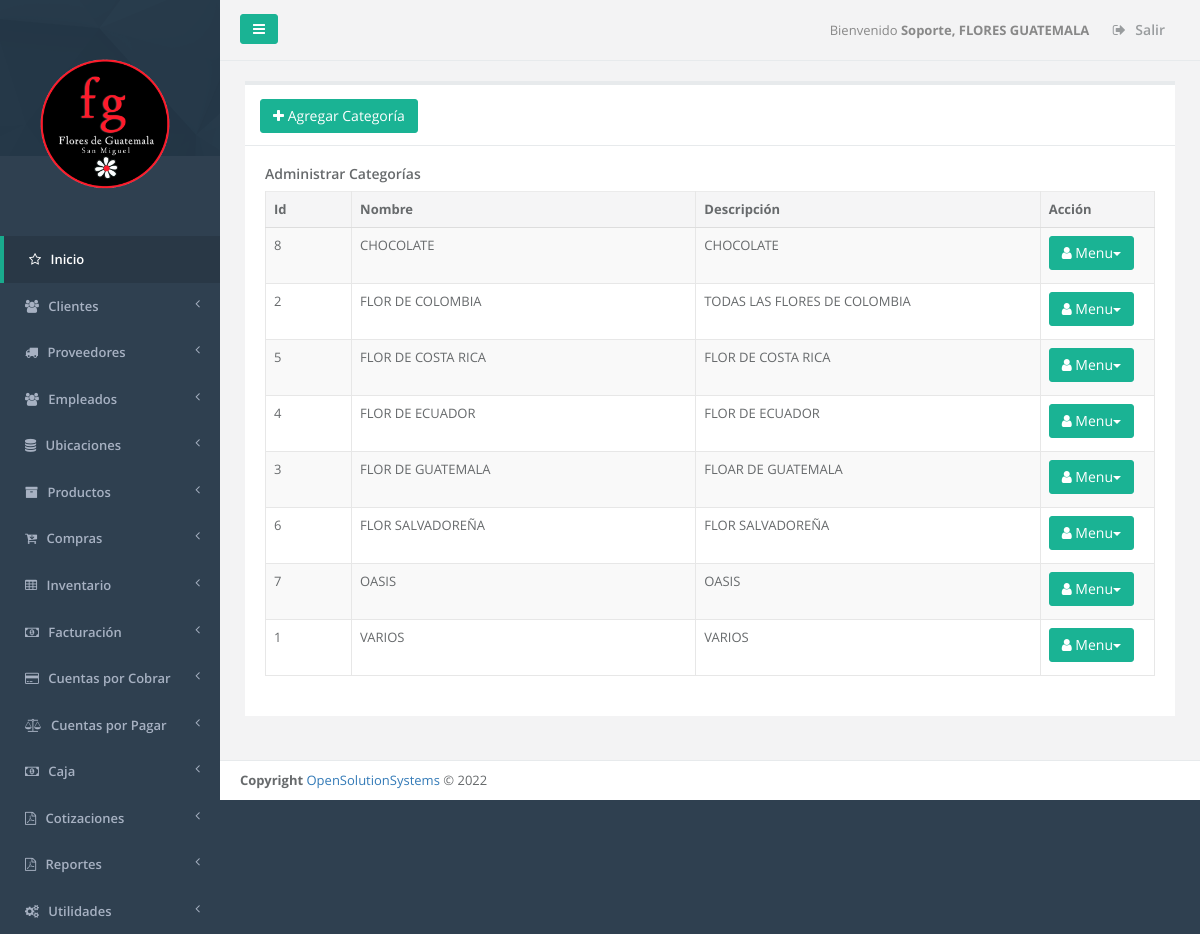
The app's page /admin_categoria.php (signed in), older data.
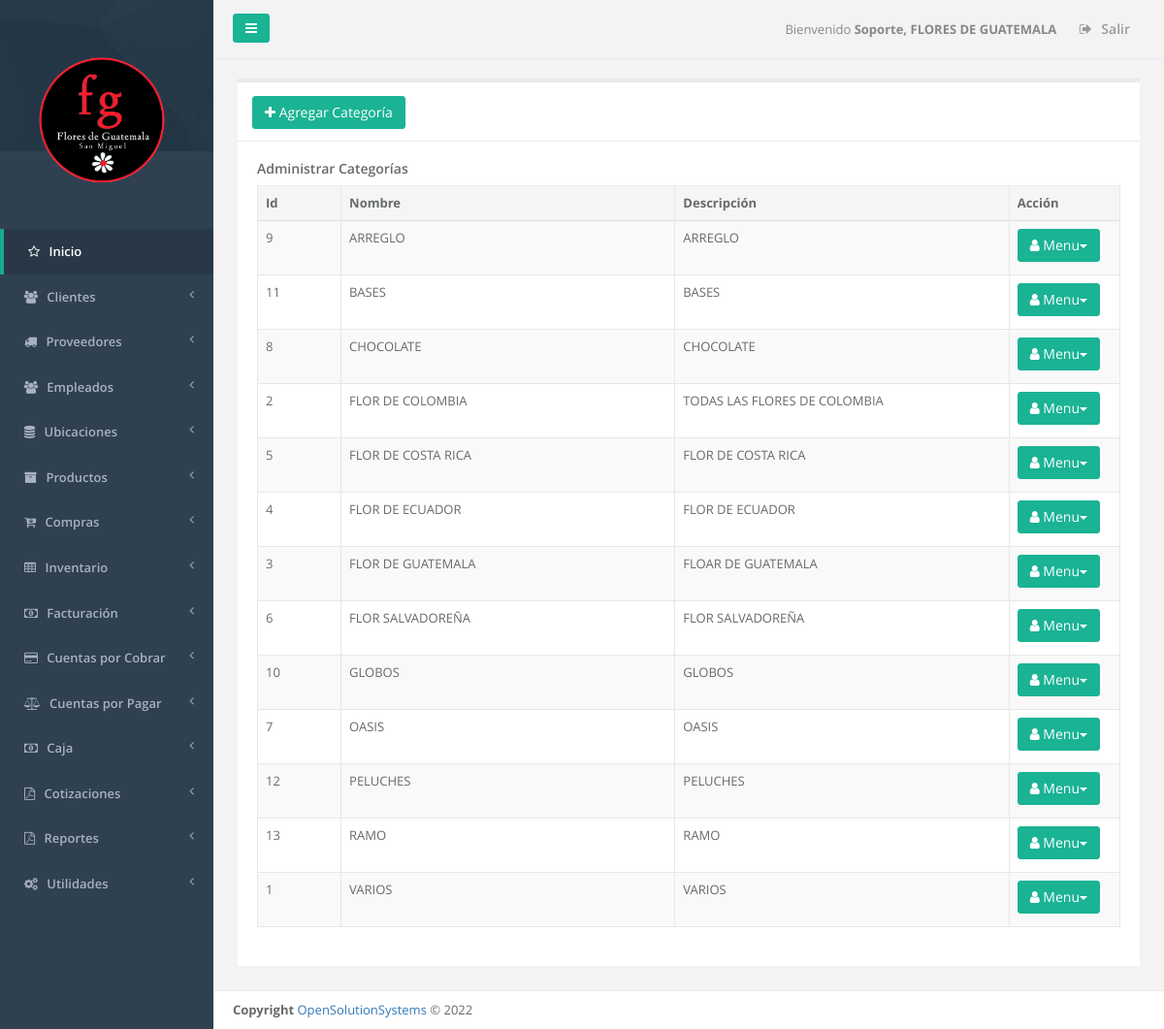
The same page, newer data.
### tables this page shows
CREATE TABLE `sucursal` (
  `id_server` int(11) NOT NULL,
  `unique_id` text NOT NULL,
  `id_sucursal` int(11) NOT NULL,
  `descripcion` text NOT NULL,
  `direccion` varchar(255) NOT NULL,
  `telefono1` varchar(20) NOT NULL,
  `telefono2` varchar(20) NOT NULL,
  `casa_matriz` tinyint(1) NOT NULL,
  `iva` float NOT NULL,
  `monto_retencion1` float NOT NULL,
  `monto_retencion10` float NOT NULL,
  `monto_percepcion` float NOT NULL,
  `n_sucursal` int(11) NOT NULL,
  `vigencia_factura` int(11) NOT NULL,
  `vigencia_pedido` int(11) NOT NULL,
  `giro` varchar(100) NOT NULL,
  `nrc` varchar(100) NOT NULL,
  `nit` varchar(100) NOT NULL,
  `razon_social` varchar(150) NOT NULL,
  `logo` varchar(150) NOT NULL,
  `serie_cof` varchar(100) NOT NULL,
  `desde_cof` int(11) NOT NULL,
  `hasta_cof` int(11) NOT NULL,
  `serie_ccf` varchar(100) NOT NULL,
  `desde_ccf` int(11) NOT NULL,
  `hasta_ccf` int(11) NOT NULL,
  `ultima_act` date NOT NULL
);

CREATE TABLE `menu` (
  `id_server` int(11) NOT NULL,
  `unique_id` text NOT NULL,
  `id_menu` int(11) NOT NULL,
  `nombre` varchar(250) DEFAULT NULL,
  `prioridad` int(11) DEFAULT NULL,
  `icono` varchar(250) NOT NULL,
  `visible` tinyint(1) NOT NULL
);

CREATE TABLE `categoria` (
  `id_server` int(11) NOT NULL,
  `unique_id` text NOT NULL,
  `id_categoria` int(11) NOT NULL,
  `nombre_cat` varchar(30) NOT NULL,
  `descripcion` varchar(150) NOT NULL,
  `id_sucursal` int(11) NOT NULL
);

### _conexion.php (called while the page is built, shortened)
<?php
$username = "root";
$password = "admin$";
$hostname = "localhost";
$dbname = "flores_guatemala";
$conexion = mysqli_connect("$hostname","$username","$password","$dbname");
function _query($sql_string){
  global $conexion;
  mysqli_set_charset($conexion,"utf8");
  $query=mysqli_query($conexion,$sql_string);
  return $query;
}
function _fetch_array($sql_string){
  $fetched = mysqli_fetch_array($sql_string,MYSQLI_ASSOC);
  return $fetched;
}
function _num_rows($sql_string){
  $rows = mysqli_num_rows($sql_string);
  return $rows;
}
function get_name_script($url){
  if ( strpos($url, '/') !== FALSE ){
    $nombre_archivo_tmp = explode('/', $url);
  }
  $nombre_archivo= array_pop($nombre_archivo_tmp );
  return  $nombre_archivo;
}
function permission_usr($id_user,$filename){
  $sql1="SELECT menu.id_menu, menu.nombre as nombremenu, menu.prioridad,
  modulo.id_modulo,  modulo.nombre as nombremodulo, modulo.descripcion, modulo.filename,
  usuario_modulo.id_usuario,usuario.admin as admin
  FROM menu, modulo, usuario_modulo, usuario
  WHERE usuario.id_usuario='$id_user'
  AND menu.id_menu=modulo.id_menu
  AND usuario.id_usuario=usuario_modulo.id_usuario
  AND usuario_modulo.id_modulo=modulo.id_modulo
  AND modulo.filename='$filename'
  ";
  $result1=_query($sql1);
  $count1=_num_rows($result1);
  if($count1 >0){
    $row1=_fetch_array($result1);
    $admin=$row1['admin'];
    $nombremodulo=$row1['nombremodulo'];
    $filename=$row1['filename'];
    $name_link=$filename;
  }
  else{
    $name_link='NOT';
  }
  return $name_link;
}
?>

### admin_categoria.php (the view, shortened to what this page needs)
<?php
$title = "Administrar Categorías";
$_PAGE = array ();
$_PAGE ['title'] = $title;
$_PAGE ['links'] = null;
$_PAGE ['links'] .= '<link href="css/bootstrap.min.css" rel="stylesheet">';
$_PAGE ['links'] .= '<link href="font-awesome/css/font-awesome.css" rel="stylesheet">';
$_PAGE ['links'] .= '<link href="css/plugins/iCheck/custom.css" rel="stylesheet">';
$_PAGE ['links'] .= '<link href="css/plugins/chosen/chosen.css" rel="stylesheet">';
$_PAGE ['links'] .= '<link href="css/plugins/toastr/toastr.min.css" rel="stylesheet">';
$_PAGE ['links'] .= '<link href="css/plugins/jQueryUI/jquery-ui-1.10.4.custom.min.css" rel="stylesheet">';
$_PAGE ['links'] .= '<link href="css/plugins/jqGrid/ui.jqgrid.css" rel="stylesheet">';
$_PAGE ['links'] .= '<link href="css/plugins/dataTables/dataTables.bootstrap.css" rel="stylesheet">';
$_PAGE ['links'] .= '<link href="css/plugins/dataTables/dataTables.responsive.css" rel="stylesheet">';
$_PAGE ['links'] .= '<link href="css/plugins/dataTables/dataTables.tableTools.min.css" rel="stylesheet">';
$_PAGE ['links'] .= '<link href="css/animate.css" rel="stylesheet">';
$_PAGE ['links'] .= '<link href="css/style.css" rel="stylesheet">';
include_once "header.php";
include_once "main_menu.php";
$sql="SELECT * FROM categoria ORDER BY nombre_cat ASC";
$result=_query($sql);
$id_user=$_SESSION["id_usuario"];
$admin=$_SESSION["admin"];
$uri = $_SERVER['SCRIPT_NAME'];
$filename=get_name_script($uri);
$links=permission_usr($id_user, $filename);
	?>
	<div class="wrapper wrapper-content  animated fadeInRight">
		<div class="row" id="row1">
			<div class="col-lg-12">
				<div class="ibox float-e-margins">
					<?php
					if ($links!='NOT' || $admin=='1' ){
					echo"<div class='ibox-title'>";
					$filename='agregar_categoria.php';
					$link=permission_usr($id_user,$filename);
					if ($link!='NOT' || $admin=='1' )
					echo "<a  data-toggle='modal' href='agregar_categoria.php' class='btn btn-primary' role='button' data-target='#viewModal' data-refresh='true'><i class='fa fa-plus icon-large'></i> Agregar Categoría</a>";
					echo "</div>";
					?>
					<div class="ibox-content">
						<header>
							<h4><?php echo $title; ?></h4>
						</header>
						<section>
							<table class="table table-striped table-bordered table-hover"id="editable">
								<thead>
									<tr>
										<th class="col-lg-1">Id</th>
										<th class="col-lg-4">Nombre</th>
										<th class="col-lg-4">Descripción</th>
										<th class="col-lg-1">Acción</th>
									</tr>
								</thead>
								<tbody>
									<?php
									while($row=_fetch_array($result))
									{
										echo "<tr>";
										echo"<td>".$row['id_categoria']."</td>
										<td>".$row['nombre_cat']."</td>
										<td>".$row['descripcion']."</td>
										";
										echo"<td><div class='btn-group'>
										<a href='#' data-toggle='dropdown' class='btn btn-primary dropdown-toggle'><i class='fa fa-user icon-white'></i> Menu<span class='caret'></span></a>
										<ul class='dropdown-menu dropdown-primary'>";
										echo "</ul>
										</div>
										</td>
										</tr>";
									}
									?>
								</tbody>
							</table>
						</section>
					</div>
				</div>
				</div>
			</div>
		</div>
		<?php
		include ("footer.php");
	}
	else {
		echo "<br><br><div class='alert alert-warning'>No tiene permiso para este modulo.</div></div></div></div></div>";
		include ("footer.php");
	}
	?>

### header.php (shortened to what this page needs)
<!DOCTYPE html>
<html>
<head>
<?=!empty($_PAGE['links']) ? $_PAGE['links'] : null;?>
</head>

### main_menu.php (shortened to what this page needs)
<?php
  $id_sucursal = $_SESSION['id_sucursal'];
  $sql_sucursal = "SELECT * FROM sucursal WHERE id_sucursal = '$id_sucursal'";
  $query_sucursal = _query($sql_sucursal);
  $row_sucursal = _fetch_array($query_sucursal);
  $logo = $row_sucursal['logo'];
?>
<nav class="navbar-default navbar-static-side" role="navigation">
  <div class="sidebar-collapse">
    <ul class="nav" id="side-menu">
      <li class="nav-header">
        <div class="dropdown profile-element"> <span>
          <img alt="image" class="img-responsive" src="<?php echo $logo;  ?>" width="180px" style="margin-left: -3%;">
        </span>
      </div>
    </li>
    <?php
    $id_user=$_SESSION["id_usuario"];
    $admin=$_SESSION["admin"];
    $icono='fa fa-star-o';
    $sql_menus="SELECT id_menu, nombre, prioridad,icono FROM menu order by prioridad";
    $result=_query($sql_menus);
    $main_lnk='dashboard.php';
    if($admin=='1')
    {
      echo  "<li class='active'>";
      echo "<a href='dashboard.php'><i class='".$icono."'></i> <span class='nav-label'>Inicio</span></a>";
      echo  "</li>";
    }
    else
    {
      echo  "<li class='active'>";
      echo "<a href='dashboard.php'><i class='".$icono."'></i> <span class='nav-label'>Inicio</span></a>";
      echo  "</li>";
    }
    while($row=_fetch_array($result))
    {
      $menuname=$row['nombre'];
      $id_menu=$row['id_menu'];
      $icono=$row['icono'];
      if($admin=='1')
      {
        $sql_links="SELECT distinct menu.id_menu, menu.nombre as nombremenu, menu.prioridad,
        modulo.id_modulo, modulo.nombre as nombremodulo, modulo.descripcion, modulo.filename, usuario.admin
        FROM menu, modulo, usuario
        WHERE usuario.id_usuario='$id_user'
        AND usuario.admin='1'
        AND menu.id_menu='$id_menu'
        AND menu.id_menu=modulo.id_menu
        AND modulo.mostrarmenu='1'
        AND menu.visible=1
        ";
      }
      $result_modules=_query($sql_links);
      $numrow2=_num_rows($result_modules);
      if($numrow2>0)
      {
        echo "<li><a href='".$main_lnk."'><i class='".$icono."'></i></i> <span class='nav-label'>".$menuname."</span> <span class='fa arrow'></span></a>";
        echo" </li>";
      }
    }
  ?>
</div>
</nav>
<div id="page-wrapper" class="gray-bg">
  <div class="row border-bottom">
    <nav class="navbar navbar-static-top" role="navigation" style="margin-bottom: 0">
      <div class="navbar-header">
        <a class="navbar-minimalize minimalize-styl-2 btn btn-primary"><i class="fa fa-bars"></i> </a>
      </div>
      <?php
      $id_sucursal=$_SESSION["id_sucursal"];
      $qsucursal=_query("SELECT descripcion FROM sucursal WHERE id_sucursal='$id_sucursal'");
      $row_sucursal=_fetch_array($qsucursal);
      $sucursal=$row_sucursal["descripcion"];
      ?>
      <ul class="nav navbar-top-links navbar-right">
        <li>
          <span class="m-r-sm text-muted welcome-message">Bienvenido <b><?php echo $_SESSION["nombre"].", ".$sucursal ?> </b></span>
        </li>
        <li>
          <a href="logout.php">
            <i class="fa fa-sign-out"></i> Salir
          </a>
        </li>
      </ul>
    </nav>
  </div>

### footer.php (shortened to what this page needs)
<div class="footer">
  <div>
      <strong>Copyright</strong> <a href="http://opensolutionsystems.com">OpenSolutionSystems</a> &copy; <?php echo date("Y");?>
  </div>
        </div>
        </div>
</body>
</html>

Row changes from the older to the newer data that the page shows:
changed sucursal: descripcion "FLORES GUATEMALA" → "FLORES DE GUATEMALA"
added categoria: id_categoria "9", nombre_cat "ARREGLO", descripcion "ARREGLO"
added categoria: id_categoria "11", nombre_cat "BASES", descripcion "BASES"
added categoria: id_categoria "10", nombre_cat "GLOBOS", descripcion "GLOBOS"
added categoria: id_categoria "12", nombre_cat "PELUCHES", descripcion "PELUCHES"
added categoria: id_categoria "13", nombre_cat "RAMO", descripcion "RAMO"
